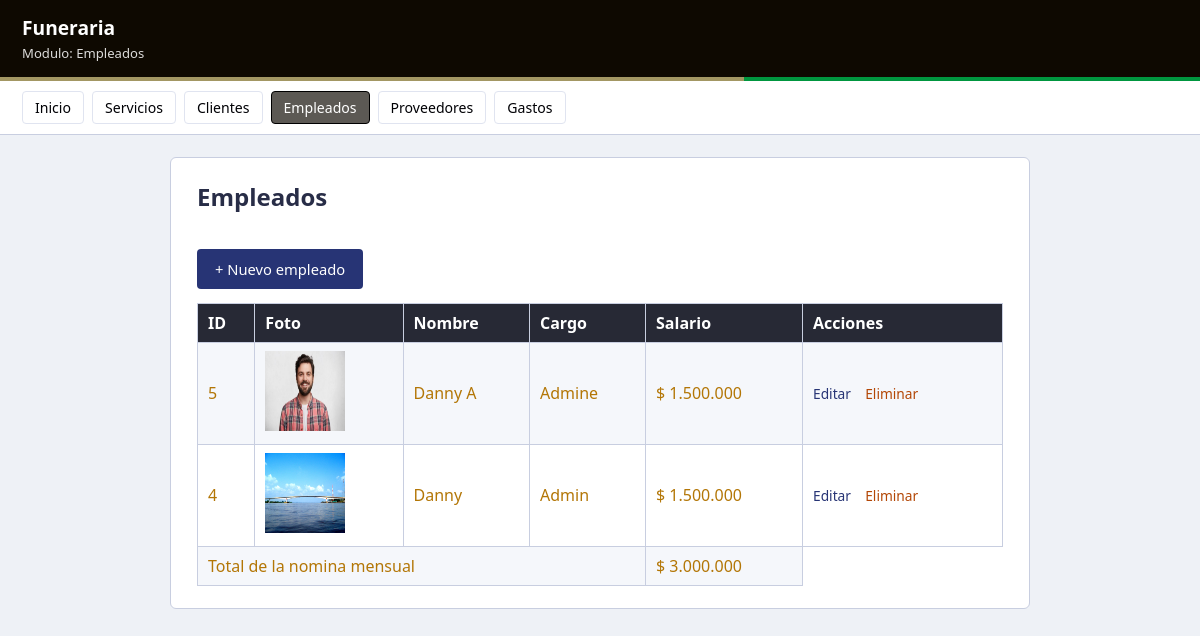
The page /empleados/index.php on the database its author committed.
### tables this page shows
CREATE TABLE empleados (
  id       INTEGER PRIMARY KEY AUTOINCREMENT,
  nombre   TEXT NOT NULL,
  cargo    TEXT NOT NULL,
  salario  REAL NOT NULL,
  foto   TEXT
);

### empleados/index.php (the view, shortened to what this page needs)
<?php
require '../config.php';
$filas = $pdo->query("SELECT * FROM empleados ORDER BY id DESC")->fetchAll(PDO::FETCH_ASSOC);
$total = $pdo->query("SELECT SUM(salario) FROM empleados")->fetchColumn();
?>
<!DOCTYPE html>
<html lang="es">
<head><meta charset="utf-8"><title>Empleados</title>
<link rel="stylesheet" href="../css/estilos.css"></head>
<body>
  <div class="barra"><h1> Funeraria</h1><span>Modulo: Empleados</span></div>
  <div class="franja"></div>
  <div class="menu">
    <a href="../index.php">Inicio</a>
    <a href="../servicios/index.php">Servicios</a>
    <a href="../clientes/index.php">Clientes</a>
    <a href="../empleados/index.php" class="activo">Empleados</a>
    <a href="../proveedores/index.php">Proveedores</a>
    <a href="../gastos/index.php">Gastos</a>
  </div>
  <div class="contenedor">
    <h2>Empleados</h2>
    <a class="boton boton-azul" href="crear.php">+ Nuevo empleado</a>
    <table>
      <tr>
        <th>ID</th>
        <th>Foto</th>
        <th>Nombre</th>
        <th>Cargo</th>
        <th>Salario</th>
        <th>Acciones</th>
      </tr>
      <?php foreach ($filas as $r): ?>
        <tr>
          <td><?php echo $r['id']; ?></td>
          <td>
            <img src=<?php echo htmlspecialchars($r['foto']); ?>
                 alt="Foto del empleado"
                 width="80"
                 height="80">
          </td>
          <td><?php echo htmlspecialchars($r['nombre']); ?></td>
          <td><?php echo htmlspecialchars($r['cargo']); ?></td>
          <td>$ <?php echo number_format($r['salario'], 0, ',', '.'); ?></td>
          <td class="acciones">
            <a href="editar.php?id=<?php echo $r['id']; ?>">Editar</a>
            <a class="borrar" href="eliminar.php?id=<?php echo $r['id']; ?>"
               onclick="return confirm('Eliminar este empleado?');">Eliminar</a>
          </td>
        </tr>
      <?php endforeach; ?>
        <tr><td colspan="4">Total de la nomina mensual</td><td>$ <?php echo number_format($total, 0, ',', '.'); ?></td></tr>
    </table>
  </div>
</body>
</html>

### css/estilos.css (style rules this page uses)
* { box-sizing: border-box; }
body { font-family: "Segoe UI", Arial, sans-serif; background: #eef1f6; color: #b37606; margin: 0; }
.barra { background: #0e0901; color: #fff; padding: 14px 22px; }
.barra h1 { margin: 0; font-size: 1.2rem; }
.barra span { font-size: .82rem; opacity: .85; }
.franja { height: 4px; background: linear-gradient(90deg, #a39763 0 62%, #00963f 62% 100%); }
.menu { background: #fff; border-bottom: 1px solid #c8cee0; padding: 10px 22px; display: flex; gap: 8px; flex-wrap: wrap; }
.menu a { color: #000105; text-decoration: none; font-size: .88rem; padding: 6px 12px; border-radius: 4px; border: 1px solid #e0e4f0; }
.menu a.activo { background: #5c5954; color: #fff; border-color: #000000; }
.contenedor { max-width: 860px; margin: 22px auto; background: #fff; padding: 22px 26px; border-radius: 6px; border: 1px solid #c8cee0; }
h2 { color: #282d47; margin-top: 0; }
table { width: 100%; border-collapse: collapse; margin-top: 14px; }
th, td { border: 1px solid #c8cee0; padding: 8px 10px; text-align: left; }
th { background: #272935; color: #fff; font-weight: 600; }
tr:nth-child(even) td { background: #f5f7fb; }
.boton, button { display: inline-block; margin-top: 16px; padding: 10px 18px; background: #00963f; color: #fff; border: 0; border-radius: 4px; text-decoration: none; font-size: .92rem; cursor: pointer; }
.boton-azul { background: #273475; }
.acciones a { margin-right: 10px; font-size: .86rem; color: #273475; text-decoration: none; }
.acciones a.borrar { color: #b34706; }

### rows shown on the page
empleados: id "5", foto (picture), nombre "Danny A", cargo "Admine", salario "1.500.000"
empleados: id "4", foto (picture), nombre "Danny", cargo "Admin", salario "1.500.000"

### other values the page prints
$total "3.000.000"
